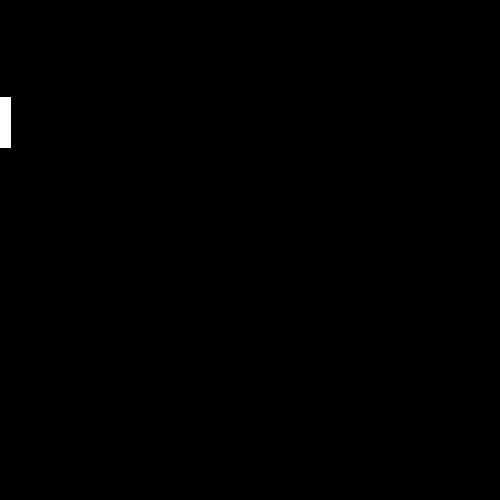
Frame 1 (no input)
Frame 60 (the mouse pressed at the canvas centre just before this capture): identical to frame 1, image omitted
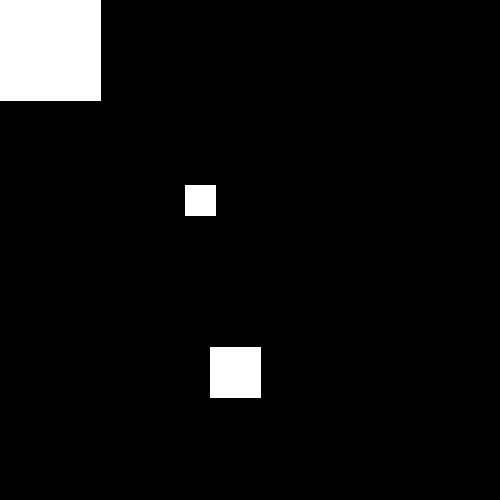
Frame 120 (the mouse held since frame 60 and released just before this capture)

The Processing sketch that drew these frames (run headless with seeded random() and noise(); from frame 60 on, the mouse is pressed at the canvas centre):

// Processing sketch: sketch_130602a
// ── sketch_130602a.pde
int x=0;
int y=0;



void setup(){
  size(500,500);
  background(0);
  stroke(255);
  rectMode(CENTER);  
  
}


void draw(){
  background(0);
  translate(mouseX-width/2,mouseY-height/2);
  rect(50,50,100,100);
  rect(200,200,30,30);
  rect(235,372,50,50);
  
}


void keyPressed(){
 switch(key){
  case 'a':
    x+=5;
    break;
  case 's':
    y-=5;
    break;
  case 'd':
    x-=5;
    break;
  case 'w':
    y+=5;
    break;
 } 
  
}
